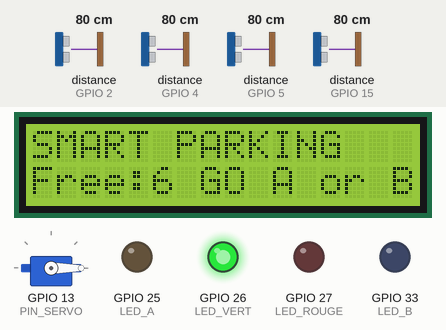
Simulated run of this sketch. Board: ESP32. On the bench: servo, 16×2 character LCD, output pins drawn as LEDs (lit = HIGH). The inputs (shaded band) are chosen by the test bench; at power-on: distance to the obstacle (sensors on GPIO 2, GPIO 4, GPIO 15, GPIO 5) 80 cm. The echo pulse lasts 58.3 µs per cm; pins used as bus, display or sensor lines are not drawn; what the sketch prints to the serial monitor is not drawn.

Above: at 3.2 s.
3.3 s: distance to the obstacle (sensor on GPIO 2) set to 17 cm
At 4.6 s:
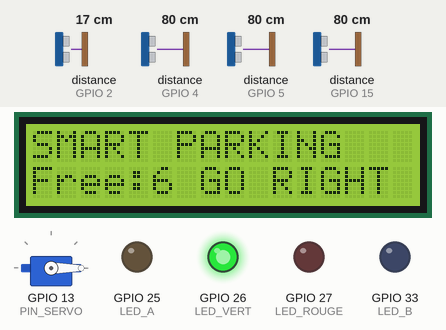
5.0 s: distance to the obstacle (sensor on GPIO 2) set to 14 cm
At 6.4 s:
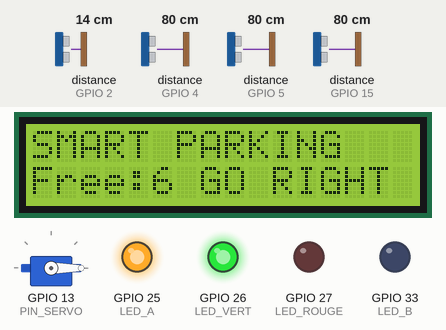
6.7 s: distance to the obstacle (sensor on GPIO 4) set to 17 cm
At 8.0 s:
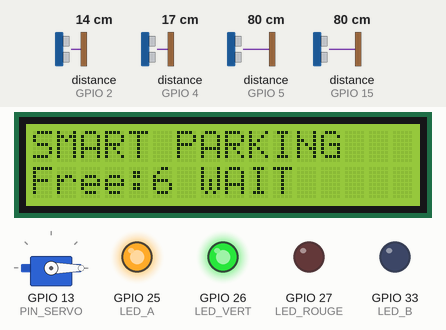
8.5 s: distance to the obstacle (sensor on GPIO 4) set to 13 cm
At 9.7 s:
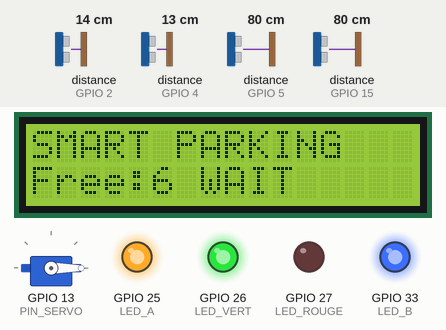
10.3 s: distance to the obstacle (sensor on GPIO 2) set to 35 cm
At 11.5 s:
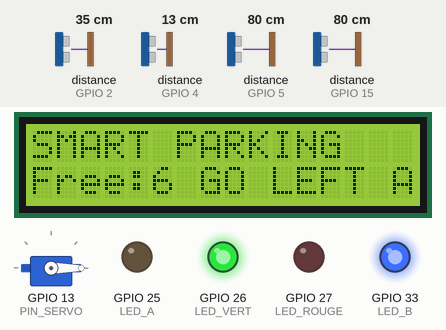
12.0 s: distance to the obstacle (sensor on GPIO 15) set to 17 cm
13.5 s: distance to the obstacle (sensor on GPIO 15) set to 13 cm
Timing chart, 0 to 19.3 s (numbered marks = the images above; inputs shaded):
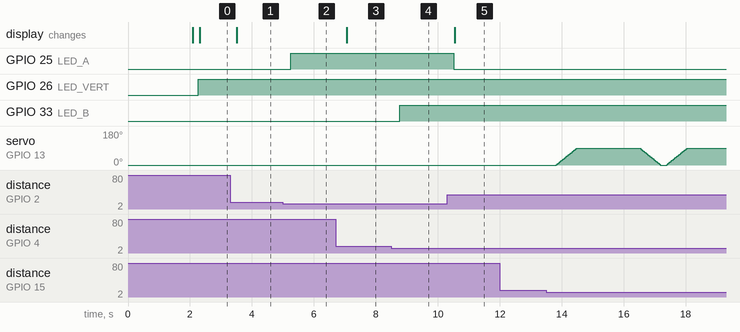

The sketch:

parking_intelligent.ino
```cpp
#include <Wire.h>
#include <LiquidCrystal_I2C.h>
#include <ESP32Servo.h>

/**
 * SYS-EMBRQ: SMART PARKING
 */

LiquidCrystal_I2C lcd(0x27, 16, 2);

Servo entreeServo;
#define PIN_SERVO 13

#define LED_VERT  26
#define LED_ROUGE 27
#define LED_A     25 // Occupation Zone A
#define LED_B     33 // Occupation Zone B

#define PIN_TRIG  3

struct Ultra {
  int echo;
  const char* nom;
};

//ECHO de ultras
Ultra capteurs[4] = {
  {15, "Entree"},
  {2,  "ZoneA "},
  {4,  "ZoneB "},
  {5,  "Sortie"}
};

const int CAPACITE         = 6;
const int SEUIL_VOITURE    = 15;   // Distance de détection dune voiture
const int SEUIL_ZONE_LIBRE = 30;   // Distance pour considerer une place libre
const unsigned long DEBOUNCE_MS  = 2500; // Temps datt entre deux détections b millisec
const unsigned long LCD_INTERVAL = 500;  // Intervalle de mise à jour de lecran b millisec

// ================= VARIABLES DE GESTION =================
int voitures = 0;
unsigned long derniere_entree = 0;
unsigned long derniere_sortie = 0;
unsigned long dernierLCD      = 0;

/**
 * Fonction pour lire la distance d'un capteur spécifique
 * @param echoPin Le pin ECHO du capteur à lire
 * @return La distance mesurée en centimètres
 */
long lireDistance(int echoPin) {
  // Génération de l'impulsion TRIG (commune à tous)
  digitalWrite(PIN_TRIG, LOW);
  delayMicroseconds(4);
  digitalWrite(PIN_TRIG, HIGH);
  delayMicroseconds(10);
  digitalWrite(PIN_TRIG, LOW);

  // Mesure du temps de retour de l'écho sur le pin spécifique
  // Timeout de 30ms pour ne pas bloquer le programme si rien n'est détecté
  long duree = pulseIn(echoPin, HIGH, 30000);

  if (duree == 0) return 999; // Pas d'obstacle détecté
  return duree * 0.034 / 2;   // Conversion temps -> distance (vitesse du son)
}

/**
 * Fonction pour ouvrir la barrière de manière fluide
 *
 */
void ouvrirBarriere() {
  Serial.println("Action : Ouverture Barrière...");
  for (int pos = 0; pos <= 90; pos += 2) { // Mouvement progressif
    entreeServo.write(pos);
    delay(15);
  }
}

/**
 * Fonction pour fermer la barrière de manière fluide
 */
void fermerBarriere() {
  Serial.println("Action : Fermeture Barrière...");
  for (int pos = 90; pos >= 0; pos -= 2) {
    entreeServo.write(pos);
    delay(15);
  }
}

/**
 * Mise à jour intelligente de l'affichage LCD
 */
void mettreAJourLCD(int places, long dA, long dB) {
  lcd.setCursor(0, 0);
  lcd.print("SMART PARKING   ");

  lcd.setCursor(0, 1);
  if (places <= 0) {
    lcd.print("Free:0 PARK FULL");
  } else {
    String dir = "";
    bool zoneA_libre = (dA > SEUIL_ZONE_LIBRE);
    bool zoneB_libre = (dB > SEUIL_ZONE_LIBRE);

    if (zoneA_libre && zoneB_libre) dir = "GO A or B ";
    else if (zoneA_libre)           dir = "GO LEFT A ";
    else if (zoneB_libre)           dir = "GO RIGHT B";
    else                            dir = "WAIT      ";

    // Construction de la ligne avec formatage propre
    String ligne = "Free:" + String(places) + " " + dir;
    while (ligne.length() < 16) ligne += " "; // Compléter avec des espaces
    lcd.print(ligne);
  }
}

// ================= INITIALISATION =================
void setup() {
  // Note : On utilise Serial pour le debug (TX0), mais RX0 est pris par le TRIG
  Serial.begin(115200);

  // Configuration du TRIG commun
  pinMode(PIN_TRIG, OUTPUT);
  digitalWrite(PIN_TRIG, LOW);

  // Configuration des pins ECHO
  for (int i = 0; i < 4; i++) {
    pinMode(capteurs[i].echo, INPUT);
  }

  // Configuration des LEDs
  pinMode(LED_VERT,  OUTPUT);
  pinMode(LED_ROUGE, OUTPUT);
  pinMode(LED_A,     OUTPUT);
  pinMode(LED_B,     OUTPUT);

  // Configuration du Servo
  ESP32PWM::allocateTimer(0);
  entreeServo.setPeriodHertz(50);
  entreeServo.attach(PIN_SERVO, 500, 2400);
  entreeServo.write(0); // Position fermée par défaut

  // Initialisation de l'écran LCD
  lcd.init();
  lcd.backlight();
  lcd.clear();
  lcd.setCursor(0, 0);
  lcd.print("SYSTEM STARTING");
  delay(2000);
  lcd.clear();

  Serial.println("=== SYSTEME PRET ===");
}

// ================= BOUCLE PRINCIPALE =================
void loop() {
  unsigned long maintenant = millis();
  long d[4];

  // 1. Lecture séquentielle des capteurs
  for (int i = 0; i < 4; i++) {
    d[i] = lireDistance(capteurs[i].echo);
    delay(40); // Délai pour éviter les interférences entre échos
  }

  // 2. Logique d'ENTRÉE (Incrémente le compteur)
  // Utilisation d'un "Debounce" pour éviter les doubles comptages
  if (d[0] < SEUIL_VOITURE && (maintenant - derniere_entree > DEBOUNCE_MS)) {
    if (voitures < CAPACITE) {
      voitures++;
      derniere_entree = maintenant;
      Serial.print("Entree detectee ! Voitures : "); Serial.println(voitures);
      ouvrirBarriere();
      delay(2000); // Temps pour laisser passer la voiture
      fermerBarriere();
    } else {
      Serial.println("Parking Plein ! Entree refusee.");
    }
  }

  // 3. Logique de SORTIE (Décrémente le compteur)
  if (d[3] < SEUIL_VOITURE && (maintenant - derniere_sortie > DEBOUNCE_MS)) {
    if (voitures > 0) {
      voitures--;
      derniere_sortie = maintenant;
      Serial.print("Sortie detectee ! Voitures : "); Serial.println(voitures);
    }
  }

  // le compteur reste entre 0 et capacitz
  voitures = constrain(voitures, 0, CAPACITE);
  int places_libres = CAPACITE - voitures;

  // 4. Gestion des LEDs de Zone
  digitalWrite(LED_A, (d[1] < SEUIL_VOITURE) ? HIGH : LOW);
  digitalWrite(LED_B, (d[2] < SEUIL_VOITURE) ? HIGH : LOW);

  // 5. Gestion des LEDs d'état général
  if (places_libres > 0) {
    digitalWrite(LED_VERT, HIGH);
    digitalWrite(LED_ROUGE, LOW);
  } else {
    digitalWrite(LED_VERT, LOW);
    digitalWrite(LED_ROUGE, HIGH);
  }

  // 6. Mise à jour de l'affichage LCD
  if (maintenant - dernierLCD >= LCD_INTERVAL) {
    dernierLCD = maintenant;
    mettreAJourLCD(places_libres, d[1], d[2]);
  }

  delay(10);
}
```

Measured:
- the behaviour switches between 16 and 15 cm on distance to the obstacle (sensor on GPIO 2) (found by bisection; images 1 and 2)
- the behaviour switches between 16 and 15 cm on distance to the obstacle (sensor on GPIO 4) (found by bisection; images 3 and 4)
- after the input at 3.3 s, the display: changes after 0.20 s (image 1)
- after the input at 5.0 s, GPIO 25 (LED_A): LOW → HIGH after 0.25 s
- after the input at 6.7 s, the display: changes after 0.35 s (image 3)
- after the input at 8.5 s, GPIO 33 (LED_B): LOW → HIGH after 0.27 s
- after the input at 10.3 s, GPIO 25 (LED_A): HIGH → LOW after 0.21 s; the display: changes after 0.25 s (image 5)
- after the input at 12.0 s, every drawn part: stays the same
